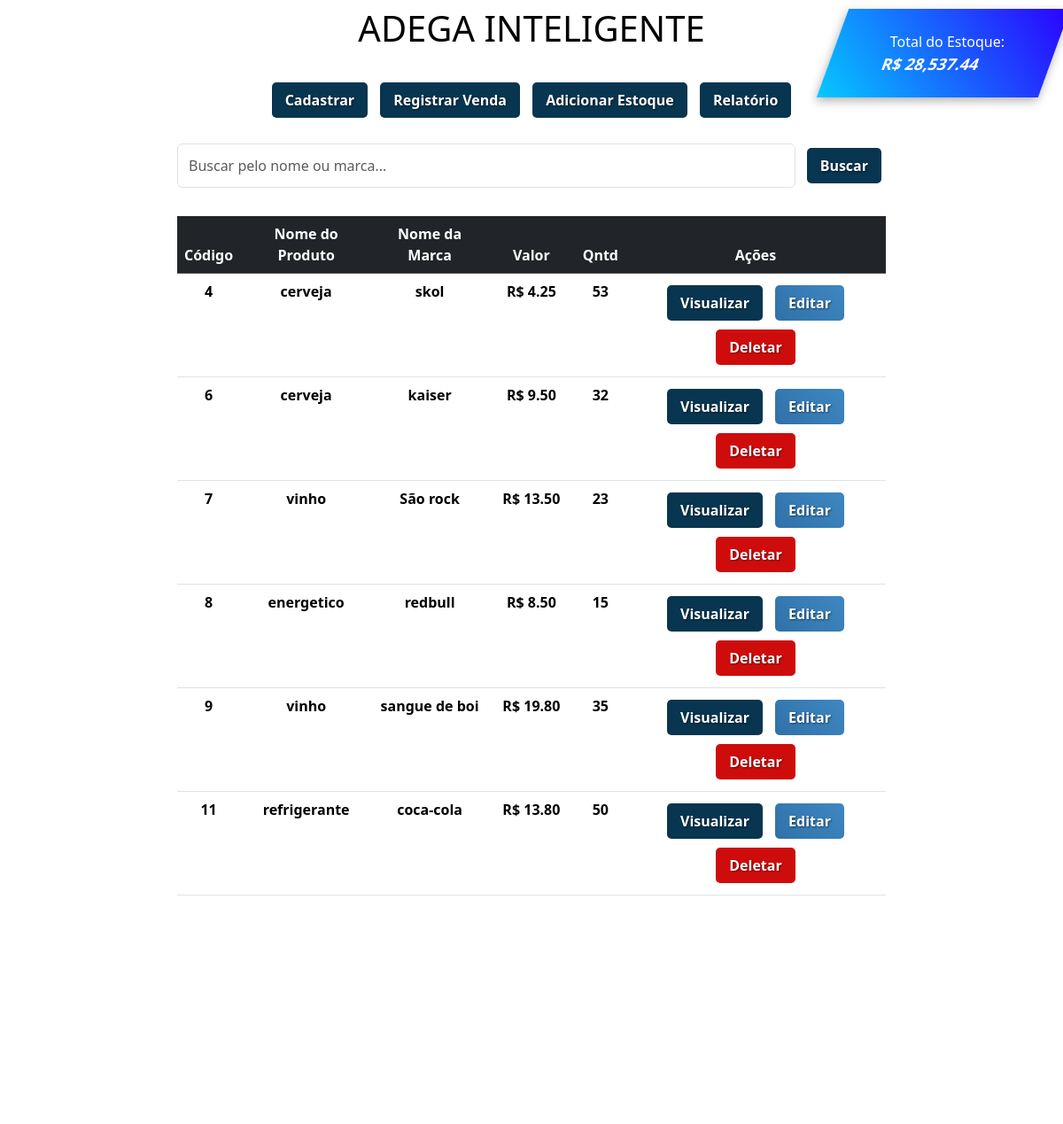
The app's page /, older data.
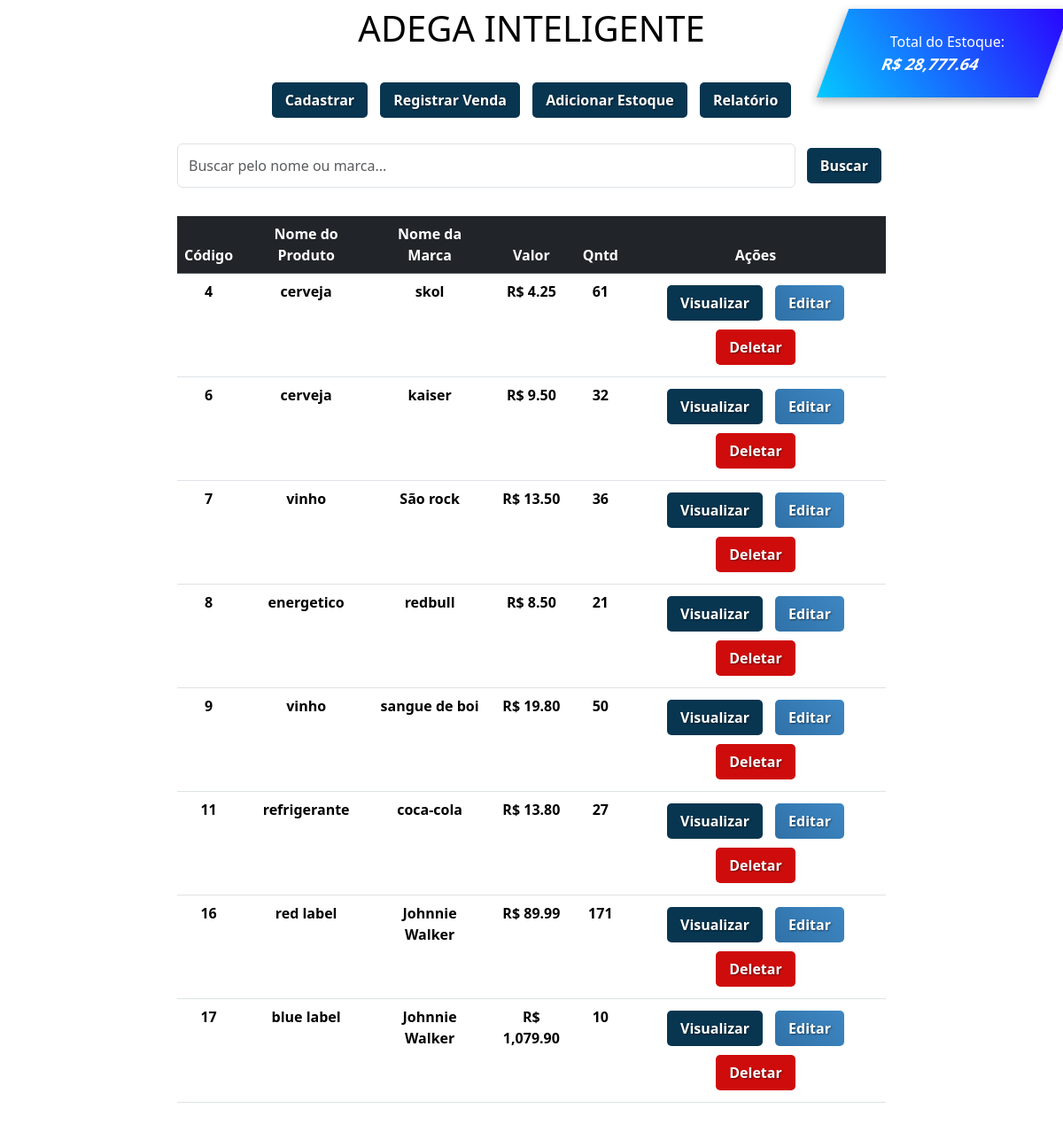
The same page, newer data.
### app/models.py (models this page shows, shortened)
class Produto(models.Model):
    nome = models.CharField(max_length=150)  # Nome do Produto
    marca = models.CharField(max_length=100)  # Nome da Marca
    valor = models.DecimalField(max_digits=10, decimal_places=2)  # Valor do Produto
    quantidade = models.IntegerField(default=0)  # Novo campo de quantidade

### app/views.py (the view)
# urls.py: 2. Add a URL to urlpatterns:  path('', views.home, name='home')
def home(request):
    data = {}
    search = request.GET.get('search')
    if search:
        data['db'] = Produto.objects.filter(nome__icontains=search) | Produto.objects.filter(marca__icontains=search)
    else:
        data['db'] = Produto.objects.all()  # Buscar produtos
    data['valor_total_estoque'] = Produto.objects.aggregate(
        total=Sum(F('valor') * F('quantidade'))
    )['total'] or 0  # Define 0 como padrão caso esteja vazio
    return render(request, 'index.html', data)

### app/templates/index.html (shortened to what this page needs)
<!DOCTYPE html>
<html lang="pt-br">
<head>
    <link rel="stylesheet" href="https://cdn.jsdelivr.net/npm/bootstrap@5.3.3/dist/css/bootstrap.min.css"
>
</head>
<body>
    {% load humanize %}
    <div class="total-estoque">
      <div>
          <p>Total do Estoque:</p>
          <strong>R$ {{ valor_total_estoque|floatformat:2|intcomma }}</strong>
      </div>
    </div>
    <div class="col-8 m-auto pt-2 pb-2 text-center ">
        <h1 style="color: black; text-shadow: 1px 1px 5px white;">ADEGA INTELIGENTE</h1>
    </div>
    <div class="col-8 m-auto pt-3 pb-2 text-center">
      <a href="/form" class="btn custom-btn btn-cadastrar">Cadastrar</a>
      <a href="/sell/" class="btn custom-btn btn-venda">Registrar Venda</a>
      <a href="/add_stock/" class="btn custom-btn btn-estoque">Adicionar Estoque</a>
      <a href="/report/" class="btn custom-btn btn-relatorio">Relatório</a>
    </div>
    <div class="col-8 m-auto pt-3 pb-2">
      <form method="get" class="d-flex">
      <input type="text" id="search" name="search" class="form-control me-2" placeholder="Buscar pelo nome ou marca...">
      <button type="submit" class="btn custom-btn btn-buscar">Buscar</button>
      </form>
    </div>
    <div class="col-8 m-auto pt-4 pb-2 text-center">
        <table class="table table-hover">
          <thead class="table-dark">
            <tr>
              <th scope="col">Código</th>
              <th scope="col">Nome do Produto</th>
              <th scope="col">Nome da Marca</th>
              <th scope="col">Valor</th>
              <th scope="col">Qntd</th>
              <th scope="col">Ações</th>
            </tr>
          </thead>
          <tbody>
            {% for dbs in db %}
            {% load humanize %}
            <tr>
              <th>{{ dbs.id }}</th>
              <th>{{ dbs.nome }}</th>
              <th>{{ dbs.marca }}</th>
              <th>R$ {{ dbs.valor|floatformat:2|intcomma }}</th>
              <th>{{ dbs.quantidade|intcomma }}</th>
              <th>
                <a href="/view/{{ dbs.id }}/" class="btn custom-btn btn-visualizar">Visualizar</a>
                <a href="/edit/{{ dbs.id }}/" class="btn custom-btn btn-editar">Editar</a>
                <a href="/delete/{{ dbs.id }}/" class="btn custom-btn btn-deletar"
   onclick="confirmarExclusao(event, '/delete/{{ dbs.id }}/')">Deletar</a>
            </th>
            </tr>
            {% endfor %}
          </tbody>
        </table>
    </div>
    {% load static %}
</body>
</html>

Row changes from the older to the newer data that the page shows:
changed Produto "skol": quantidade "53" → "61"
changed Produto "São rock": quantidade "23" → "36"
changed Produto "energetico": quantidade "15" → "21"
changed Produto "sangue de boi": quantidade "35" → "50"
changed Produto "refrigerante": quantidade "50" → "27"
now on this page (row edited): Produto: id "16", nome "red label", marca "Johnnie Walker", valor "89.99", quantidade "171"
now on this page (row edited): Produto: id "17", nome "blue label", marca "Johnnie Walker", valor "1,079.90", quantidade "10"
Text that changed along with them:
{{ valor_total_estoque|floatformat:2|intcomma }}: "28,537.44" → "28,777.64"
